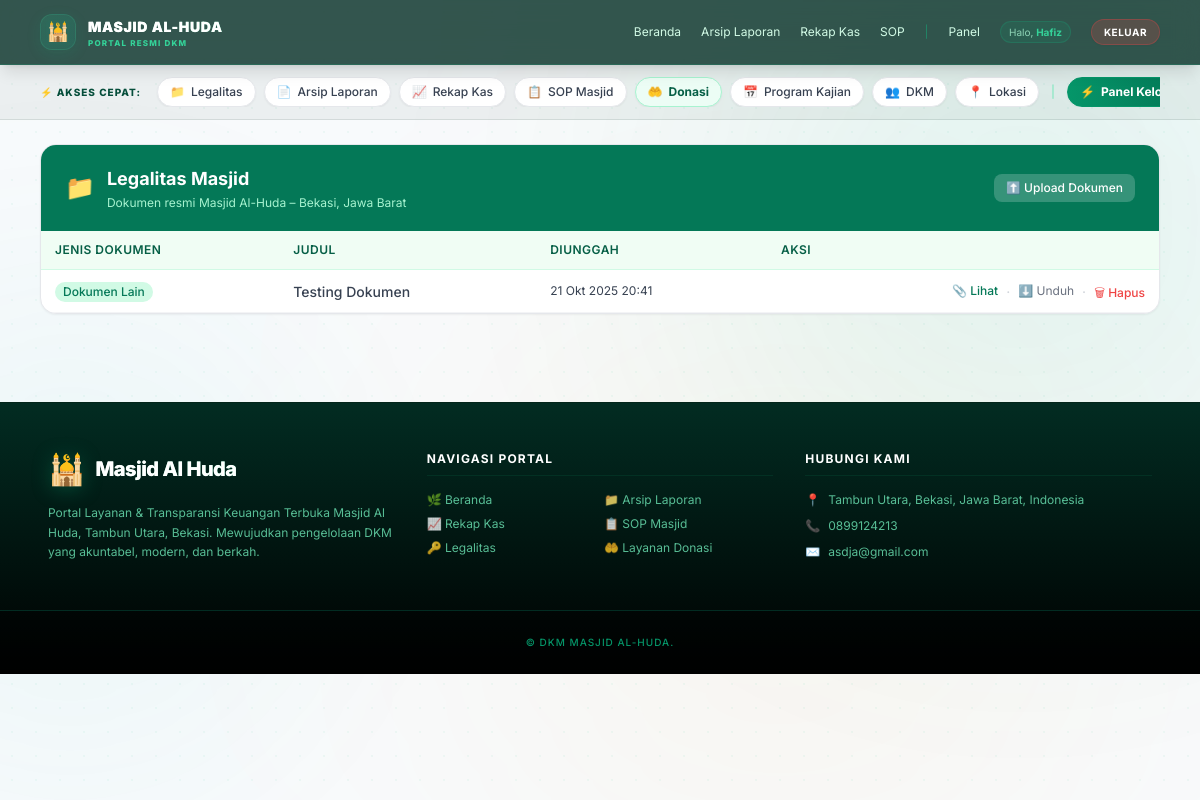
Page /legalitas/ (signed in) on the committed database.
### core/models.py (models this page shows, shortened)
class Mosque(models.Model):
    name = models.CharField('Nama Masjid', max_length=120)
    address = models.TextField('Alamat', blank=True)
    city = models.CharField('Kota/Kab', max_length=80, blank=True)
    province = models.CharField('Provinsi', max_length=80, blank=True)
    established_date = models.DateField('Tanggal Berdiri', null=True, blank=True)
    land_status = models.CharField('Status Tanah', max_length=120, blank=True)
    deed_number = models.CharField('No. Akta/Surat Wakaf', max_length=120, blank=True)
    npwp = models.CharField('NPWP', max_length=32, blank=True)
    bank_name = models.CharField('Bank Utama', max_length=80, blank=True)
    bank_account = models.CharField('No. Rekening', max_length=80, blank=True)
    website = models.URLField('Website', blank=True)
    logo_url = models.URLField('URL Logo', blank=True)
    about = models.TextField('Tentang Masjid', blank=True)
    contact_phone = models.CharField('Nomor Kontak (WA/Telp)', max_length=50, blank=True)
    email = models.EmailField('Email Resmi', blank=True, null=True)

class Document(models.Model):
    DOC_TYPES = [
        ('AKTA', 'Akta/Surat Wakaf'),
        ('SK',   'SK Pengurus/Organisasi'),
        ('NPWP', 'NPWP'),
        ('REK',  'Buku Rek Bank'),
        ('SOP',  'Standar Operasional Prosedur'),
        ('LAIN', 'Dokumen Lain'),
    ]
    mosque = models.ForeignKey(Mosque, on_delete=models.CASCADE, related_name='documents')
    doc_type = models.CharField(max_length=10, choices=DOC_TYPES)
    title = models.CharField(max_length=160)
    file = models.FileField(upload_to='docs/')
    is_public = models.BooleanField(default=True)
    uploaded_at = models.DateTimeField(auto_now_add=True)

### core/views.py (the view)
# urls.py: path('legalitas/', views.legalitas_public, name='legalitas_public'),
def legalitas_public(request):
    mosque = Mosque.objects.first()
    docs = Document.objects.filter(is_public=True).exclude(doc_type='SOP').order_by('-uploaded_at')
    return render(request, 'public/legalitas.html', {
        'mosque': mosque,
        'docs': docs,
    })

### core/templates/public/legalitas.html (shortened to what this page needs)
{% extends 'base.html' %}
{% block content %}
<div class="bg-white rounded-2xl border border-gray-200 shadow-sm overflow-hidden">
  <div class="bg-emerald-700 px-6 py-5 flex items-center gap-3">
    <span class="text-2xl">📁</span>
    <div>
      <h1 class="text-lg font-bold text-white">Legalitas Masjid</h1>
      <p class="text-emerald-200 text-xs mt-0.5">
        {% if mosque %}
          Dokumen resmi {{ mosque.name }}{% if mosque.city %} – {{ mosque.city }}{% endif %}{% if mosque.province %}, {{ mosque.province }}{% endif %}
        {% else %}
          Dokumen legalitas resmi masjid
        {% endif %}
      </p>
    </div>
    {% if request.user.is_authenticated %}
      <div class="ml-auto">
        <a href="{% url 'document_upload' %}"
           class="inline-flex items-center gap-1 px-3 py-1.5 text-xs font-medium bg-white/20 hover:bg-white/30 text-white rounded-lg transition">
          ⬆️ Upload Dokumen
        </a>
      </div>
    {% endif %}
  </div>
  {% if docs %}
    <div class="overflow-x-auto">
      <table class="std-table">
        <thead>
          <tr>
            <th>Jenis Dokumen</th>
            <th>Judul</th>
            <th>Diunggah</th>
            <th class="text-right">Aksi</th>
          </tr>
        </thead>
        <tbody>
          {% for d in docs %}
            <tr>
              <td>
                <span class="inline-block text-xs font-medium px-2 py-0.5 rounded-full bg-emerald-100 text-emerald-700">
                  {{ d.get_doc_type_display }}
                </span>
              </td>
              <td class="font-medium text-gray-800">{{ d.title }}</td>
              <td class="text-gray-500 whitespace-nowrap text-xs">{{ d.uploaded_at|date:"d M Y H:i" }}</td>
              <td class="text-right">
                <div class="flex items-center justify-end gap-2">
                  <a href="{{ d.file.url }}" target="_blank" rel="noopener"
                     class="text-xs text-emerald-700 hover:underline font-medium">📎 Lihat</a>
                  <span class="text-gray-300">·</span>
                  <a href="{{ d.file.url }}" download
                     class="text-xs text-gray-500 hover:underline">⬇️ Unduh</a>
                  {% if request.user.is_authenticated %}
                    <span class="text-gray-300">·</span>
                    <form method="post" action="{% url 'document_delete' d.pk %}"
                          onsubmit="return confirm('Yakin hapus dokumen ini?');" class="inline">
                      <button type="submit"
                              class="text-xs text-red-500 hover:underline font-medium transition">
                        🗑 Hapus
                      </button>
                    </form>
                  {% endif %}
                </div>
              </td>
            </tr>
          {% endfor %}
        </tbody>
      </table>
    </div>
  {% endif %}
</div>
{% endblock %}

### core/templates/base.html (shortened to what this page needs)
<!doctype html>
<html lang="id">
<head>
  <script src="https://cdn.tailwindcss.com"></script>
</head>
<body class="bg-slate-50 text-gray-800 min-h-screen relative overflow-x-hidden">
  <div class="fixed inset-0 pointer-events-none -z-50 overflow-hidden select-none">
    <div class="absolute top-[35%] -left-[15%] w-[500px] h-[500px] rounded-full bg-teal-500/5 blur-[120px] animate-pulse" style="animation-duration: 12s;"></div>
    <div class="absolute -bottom-[10%] right-[10%] w-[600px] h-[600px] rounded-full bg-amber-500/5 blur-[150px] animate-pulse" style="animation-duration: 10s;"></div>
    <div class="absolute inset-0 opacity-70" style="background-image: radial-gradient(rgba(16, 185, 129, 0.07) 1.2px, transparent 1.2px); background-size: 24px 24px;"></div>
  </div>
  <header class="bg-emerald-950/80 backdrop-blur-md border-b border-emerald-500/20 text-white shadow-lg sticky top-0 z-50">
    <div class="max-w-6xl mx-auto px-4 py-3.5 flex items-center justify-between gap-4">
      <a href="{% url 'home' %}" class="group flex items-center gap-3 shrink-0 text-white transition duration-200">
        <div class="w-9 h-9 rounded-xl bg-gradient-to-br from-emerald-400/10 to-teal-500/10 border border-emerald-400/20 flex items-center justify-center shadow-[0_4px_15px_rgba(16,185,129,0.1)] relative overflow-hidden group-hover:border-emerald-400/40 group-hover:shadow-[0_4px_20px_rgba(16,185,129,0.2)] transition duration-300">
          <div class="absolute inset-0 bg-emerald-500/10 blur-sm pointer-events-none"></div>
          <span class="text-lg relative z-10 select-none transform group-hover:scale-110 transition duration-300">🕌</span>
        </div>
        <div class="flex flex-col leading-none">
          <span class="text-sm font-black tracking-wider text-white uppercase bg-gradient-to-r from-white via-emerald-100 to-emerald-300 bg-clip-text text-transparent group-hover:from-white group-hover:to-emerald-200 transition duration-300">{{ mosque.name|default:"Masjid Al Huda" }}</span>
          <span class="text-[8px] font-extrabold tracking-[0.15em] text-emerald-400 uppercase mt-0.5">Portal Resmi DKM</span>
        </div>
      </a>
      <nav class="ml-auto text-xs hidden md:flex items-center gap-5">
        <a class="hover:text-emerald-300 py-1 transition duration-200 {% if request.path == '/' %}text-emerald-400 font-bold border-b-2 border-emerald-400{% else %}text-emerald-100{% endif %}"
           href="{% url 'home' %}">Beranda</a>
        <a class="hover:text-emerald-300 py-1 transition duration-200 {% if '/arsip/' in request.path %}text-emerald-400 font-bold border-b-2 border-emerald-400{% else %}text-emerald-100{% endif %}"
           href="{% url 'report_archive' %}">Arsip Laporan</a>
        <a class="hover:text-emerald-300 py-1 transition duration-200 {% if '/rekap-kas' in request.path %}text-emerald-400 font-bold border-b-2 border-emerald-400{% else %}text-emerald-100{% endif %}"
           href="{% url 'cashflow_public' %}">Rekap Kas</a>
        <a class="hover:text-emerald-300 py-1 transition duration-200 {% if '/sop' in request.path %}text-emerald-400 font-bold border-b-2 border-emerald-400{% else %}text-emerald-100{% endif %}"
           href="{% url 'sop_public' %}">SOP</a>
        {% if request.user.is_authenticated %}
          <span class="text-emerald-500/50">|</span>
          <a class="hover:text-emerald-300 py-1 transition duration-200 {% if '/dashboard' in request.path %}text-emerald-400 font-bold border-b-2 border-emerald-400{% else %}text-emerald-100{% endif %}"
              href="{% url 'dashboard' %}">Panel</a>
          <span class="text-emerald-200/80 text-[10px] bg-emerald-500/10 border border-emerald-500/20 px-2 py-0.5 rounded-full">Halo, <span class="font-bold text-emerald-400">{{ request.user.username }}</span></span>
          <a class="bg-red-500/20 hover:bg-red-600 border border-red-500/30 hover:border-red-600 px-3 py-1 rounded-full text-[10px] font-bold uppercase tracking-wider transition shadow-sm"
              href="{% url 'logout' %}">Keluar</a>
        {% else %}
          <a class="bg-emerald-500 hover:bg-emerald-600 border border-emerald-400 hover:border-emerald-500 px-4 py-1.5 rounded-full text-xs font-bold transition shadow-md shadow-emerald-950/20"
             href="{% url 'login' %}">Masuk Pengurus</a>
        {% endif %}
      </nav>
    </div>
  </header>
  {% if request.path != '/' and request.path != '/home' and request.path != '/home/' %}
  <section class="bg-emerald-950/5 border-b border-emerald-950/10 animate-fade-in">
    <div class="max-w-6xl mx-auto px-4 py-3">
      <div class="flex items-center gap-2 text-xs overflow-x-auto no-scrollbar scroll-smooth whitespace-nowrap">
        <span class="text-[10px] font-extrabold text-emerald-900 uppercase tracking-widest mr-2 shrink-0 hidden sm:inline-block">⚡ Akses Cepat:</span>
        <a href="{% url 'legalitas_public' %}"
           class="inline-flex items-center gap-1.5 px-3 py-1.5 bg-white hover:bg-emerald-50 border border-gray-200 hover:border-emerald-300 rounded-full transition shadow-sm hover:shadow text-gray-700 font-medium">
          <span>📁</span> Legalitas
        </a>
        <a href="{% url 'report_archive' %}"
           class="inline-flex items-center gap-1.5 px-3 py-1.5 bg-white hover:bg-emerald-50 border border-gray-200 hover:border-emerald-300 rounded-full transition shadow-sm hover:shadow text-gray-700 font-medium">
          <span>📄</span> Arsip Laporan
        </a>
        <a href="{% url 'cashflow_public' %}"
           class="inline-flex items-center gap-1.5 px-3 py-1.5 bg-white hover:bg-emerald-50 border border-gray-200 hover:border-emerald-300 rounded-full transition shadow-sm hover:shadow text-gray-700 font-medium">
          <span>📈</span> Rekap Kas
        </a>
        <a href="{% url 'sop_public' %}"
           class="inline-flex items-center gap-1.5 px-3 py-1.5 bg-white hover:bg-emerald-50 border border-gray-200 hover:border-emerald-300 rounded-full transition shadow-sm hover:shadow text-gray-700 font-medium">
          <span>📋</span> SOP Masjid
        </a>
        <a href="{% url 'donation_page' %}"
           class="inline-flex items-center gap-1.5 px-3 py-1.5 bg-emerald-50 hover:bg-emerald-100 border border-emerald-200 rounded-full transition shadow-sm hover:shadow text-emerald-800 font-bold">
          <span>🤲</span> Donasi
        </a>
        <a href="{% url 'home' %}#program"
           class="inline-flex items-center gap-1.5 px-3 py-1.5 bg-white hover:bg-emerald-50 border border-gray-200 hover:border-emerald-300 rounded-full transition shadow-sm hover:shadow text-gray-700 font-medium">
          <span>📅</span> Program Kajian
        </a>
        <a href="{% url 'home' %}#pengurus"
           class="inline-flex items-center gap-1.5 px-3 py-1.5 bg-white hover:bg-emerald-50 border border-gray-200 hover:border-emerald-300 rounded-full transition shadow-sm hover:shadow text-gray-700 font-medium">
          <span>👥</span> DKM
        </a>
        <a href="{% url 'home' %}#kontak"
           class="inline-flex items-center gap-1.5 px-3 py-1.5 bg-white hover:bg-emerald-50 border border-gray-200 hover:border-emerald-300 rounded-full transition shadow-sm hover:shadow text-gray-700 font-medium">
          <span>📍</span> Lokasi
        </a>
        {% if request.user.is_authenticated %}
        <span class="text-emerald-300 px-1 hidden sm:inline">|</span>
        <a href="{% url 'dashboard' %}"
           class="inline-flex items-center gap-1.5 px-3 py-1.5 bg-gradient-to-r from-emerald-600 to-emerald-700 hover:from-emerald-700 hover:to-emerald-800 border border-emerald-600 rounded-full transition shadow-sm hover:shadow text-white font-bold">
          <span>⚡</span> Panel Kelola
        </a>
        {% endif %}
      </div>
    </div>
  </section>
  {% endif %}
  <main class="max-w-6xl mx-auto px-4 py-6">
    {% block content %}{% endblock %}
  </main>
  <footer class="mt-16 bg-gradient-to-b from-emerald-950 to-black text-emerald-100 border-t border-emerald-500/20">
    <div class="max-w-6xl mx-auto px-6 py-12 grid md:grid-cols-3 gap-8">
      <div>
        <div class="flex items-center gap-2.5 mb-4">
          <span class="text-3xl drop-shadow-[0_2px_10px_rgba(16,185,129,0.3)]">🕌</span>
          <span class="font-extrabold text-white text-xl tracking-tight bg-gradient-to-r from-emerald-50 to-emerald-300 bg-clip-text text-transparent">Masjid Al Huda</span>
        </div>
        <p class="text-xs text-emerald-300/80 leading-relaxed max-w-sm">
          Portal Layanan & Transparansi Keuangan Terbuka Masjid Al Huda, Tambun Utara, Bekasi. Mewujudkan pengelolaan DKM yang akuntabel, modern, dan berkah.
        </p>
      </div>
      <div>
        <h3 class="font-bold text-white mb-4 text-xs uppercase tracking-widest border-b border-emerald-500/10 pb-2">Navigasi Portal</h3>
        <ul class="grid grid-cols-2 gap-2 text-xs text-emerald-300/80">
          <li><a href="{% url 'home' %}" class="hover:text-emerald-400 transition flex items-center gap-1">🌿 Beranda</a></li>
          <li><a href="{% url 'report_archive' %}" class="hover:text-emerald-400 transition flex items-center gap-1">📁 Arsip Laporan</a></li>
          <li><a href="{% url 'cashflow_public' %}" class="hover:text-emerald-400 transition flex items-center gap-1">📈 Rekap Kas</a></li>
          <li><a href="{% url 'sop_public' %}" class="hover:text-emerald-400 transition flex items-center gap-1">📋 SOP Masjid</a></li>
          <li><a href="{% url 'legalitas_public' %}" class="hover:text-emerald-400 transition flex items-center gap-1">🔑 Legalitas</a></li>
          <li><a href="{% url 'donation_page' %}" class="hover:text-emerald-400 transition flex items-center gap-1">🤲 Layanan Donasi</a></li>
        </ul>
      </div>
      <div>
        <h3 class="font-bold text-white mb-4 text-xs uppercase tracking-widest border-b border-emerald-500/10 pb-2">Hubungi Kami</h3>
        <ul class="space-y-2.5 text-xs text-emerald-300/80">
          <li class="flex items-start gap-2">
            <span class="text-emerald-400 shrink-0">📍</span>
            <span>Tambun Utara, Bekasi, Jawa Barat, Indonesia</span>
          </li>
          {% if mosque.contact_phone %}
          <li class="flex items-center gap-2">
            <span class="text-emerald-400 shrink-0">📞</span>
            <span>{{ mosque.contact_phone }}</span>
          </li>
          {% endif %}
          {% if mosque.email %}
          <li class="flex items-center gap-2">
            <span class="text-emerald-400 shrink-0">✉️</span>
            <span>{{ mosque.email }}</span>
          </li>
          {% endif %}
        </ul>
      </div>
    </div>
    <div class="border-t border-emerald-950 py-6 text-center text-[10px] font-medium text-emerald-600 uppercase tracking-widest bg-black/40">
      © {{ now|date:"Y" }} DKM {{ mosque.name|default:"Masjid Al Huda" }}.
    </div>
  </footer>
</body>
</html>

### core/templates/base.html (style rules this page uses)
*, body { font-family: 'Inter', system-ui, sans-serif; }
a, button { transition: all .18s ease; }
.std-table { width: 100%; font-size: .875rem; border-collapse: collapse; }
.std-table thead tr { background: #f0fdf4; }
.std-table thead th { padding: .625rem .875rem; text-align: left; font-size: .75rem; font-weight: 600; color: #065f46; text-transform: uppercase; letter-spacing: .04em; border-bottom: 1px solid #d1fae5; }
.std-table tbody tr { border-bottom: 1px solid #f3f4f6; }
.std-table td { padding: .625rem .875rem; color: #374151; }

### rows in the picture
Mosque: name "MASJID AL-HUDA", name "Masjid Al-Huda", city "Bekasi", province "Jawa Barat", contact_phone "0899124213", email "asdja@gmail.com"
Document: doc_type "Dokumen Lain", title "Testing Dokumen", uploaded_at "21 Okt 2025 20:41"

### other values in the picture
{{ request.user.username }} "Hafiz"
